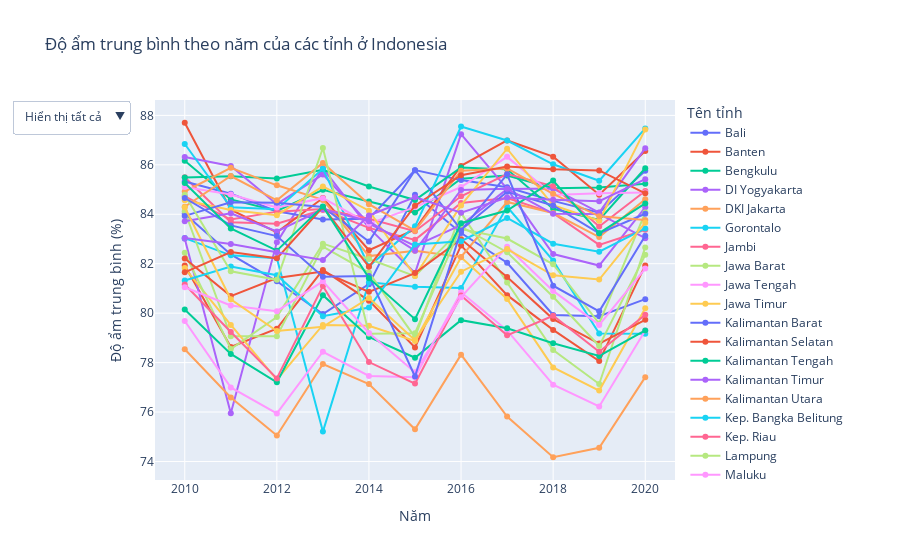

This figure's notebook cell:
### Markdown cell above
### Nhận xét về Độ ẩm (Humid) trong bộ dữ liệu

### Code cell
# Nhóm dữ liệu theo 'year' và 'province_name', sau đó tính trung bình độ ẩm (RH_avg)
df_avg_humidity = df.groupby(['year', 'province_name'])['RH_avg'].mean().reset_index()

# Vẽ biểu đồ tương tác
fig = px.line(df_avg_humidity, x='year', y='RH_avg', color='province_name',
              title='Độ ẩm trung bình theo năm của các tỉnh ở Indonesia',
              labels={'year': 'Năm', 'RH_avg': 'Độ ẩm trung bình (%)', 'province_name': 'Tên tỉnh'},
              markers=True)

fig.update_layout(
    updatemenus=[
        {
            'buttons': [
                {
                    'args': [{'visible': True}],
                    'label': 'Hiển thị tất cả',
                    'method': 'update'
                },
                {
                    'args': [{'visible': 'legendonly'}],
                    'label': 'Ẩn tất cả',
                    'method': 'update'
                }
            ],
            'direction': 'down',
            'showactive': True,
        }
    ]
)

# Hiển thị biểu đồ
fig.show()

### Figure 1 — Plotly figure (JSON) as saved in the notebook; plotly's stock layout.template omitted (floating-point values rounded to 4 significant figures)
{"data": [{"hovertemplate": "Tên tỉnh=Bali<br>Năm=%{x}<br>Độ ẩm trung bình (%)=%{y}<extra></extra>", "legendgroup": "Bali", "line": {"color": "#636efa", "dash": "solid"}, "marker": {"symbol": "circle"}, "mode": "lines+markers", "name": "Bali", "orientation": "v", "showlegend": true, "type": "scatter", "x": [2010, 2011, 2012, 2013, 2014, 2015, 2016, 2017, 2018, 2019, 2020], "xaxis": "x", "y": [84.02, 82.37, 81.29, 79.96, 81.17, 84.79, 83.24, 82.04, 79.93, 79.88, 80.57], "yaxis": "y"}, {"hovertemplate": "Tên tỉnh=Banten<br>Năm=%{x}<br>Độ ẩm trung bình (%)=%{y}<extra></extra>", "legendgroup": "Banten", "line": {"color": "#EF553B", "dash": "solid"}, "marker": {"symbol": "circle"}, "mode": "lines+markers", "name": "Banten", "orientation": "v", "showlegend": true, "type": "scatter", "x": [2010, 2011, 2012, 2013, 2014, 2015, 2016, 2017, 2018, 2019, 2020], "xaxis": "x", "y": [81.93, 78.63, 79.37, 81.75, 80.51, 78.61, 82.74, 80.73, 79.32, 78.06, 81.93], "yaxis": "y"}, {"hovertemplate": "Tên tỉnh=Bengkulu<br>Năm=%{x}<br>Độ ẩm trung bình (%)=%{y}<extra></extra>", "legendgroup": "Bengkulu", "line": {"color": "#00cc96", "dash": "solid"}, "marker": {"symbol": "circle"}, "mode": "lines+markers", "name": "Bengkulu", "orientation": "v", "showlegend": true, "type": "scatter", "x": [2010, 2011, 2012, 2013, 2014, 2015, 2016, 2017, 2018, 2019, 2020], "xaxis": "x", "y": [86.17, 84.6, 84.13, 84.99, 84.52, 84.07, 85.44, 85.57, 85.05, 85.08, 85.24], "yaxis": "y"}, {"hovertemplate": "Tên tỉnh=DI Yogyakarta<br>Năm=%{x}<br>Độ ẩm trung bình (%)=%{y}<extra></extra>", "legendgroup": "DI Yogyakarta", "line": {"color": "#ab63fa", "dash": "solid"}, "marker": {"symbol": "circle"}, "mode": "lines+markers", "name": "DI Yogyakarta", "orientation": "v", "showlegend": true, "type": "scatter", "x": [2010, 2011, 2012, 2013, 2014, 2015, 2016, 2017, 2018, 2019, 2020], "xaxis": "x", "y": [83.01, 75.96, 82.86, 85.86, 83.45, 81.62, 87.24, 85.02, 82.39, 81.93, 84.28], "yaxis": "y"}, {"hovertemplate": "Tên tỉnh=DKI Jakarta<br>Năm=%{x}<br>Độ ẩm trung bình (%)=%{y}<extra></extra>", "legendgroup": "DKI Jakarta", "line": {"color": "#FFA15A", "dash": "solid"}, "marker": {"symbol": "circle"}, "mode": "lines+markers", "name": "DKI Jakarta", "orientation": "v", "showlegend": true, "type": "scatter", "x": [2010, 2011, 2012, 2013, 2014, 2015, 2016, 2017, 2018, 2019, 2020], "xaxis": "x", "y": [78.54, 76.59, 75.05, 77.94, 77.13, 75.3, 78.32, 75.82, 74.17, 74.55, 77.41], "yaxis": "y"}, {"hovertemplate": "Tên tỉnh=Gorontalo<br>Năm=%{x}<br>Độ ẩm trung bình (%)=%{y}<extra></extra>", "legendgroup": "Gorontalo", "line": {"color": "#19d3f3", "dash": "solid"}, "marker": {"symbol": "circle"}, "mode": "lines+markers", "name": "Gorontalo", "orientation": "v", "showlegend": true, "type": "scatter", "x": [2010, 2011, 2012, 2013, 2014, 2015, 2016, 2017, 2018, 2019, 2020], "xaxis": "x", "y": [83.04, 82.34, 82.22, 75.21, 81.25, 81.06, 81.01, 84.31, 82.13, 79.18, 79.17], "yaxis": "y"}, {"hovertemplate": "Tên tỉnh=Jambi<br>Năm=%{x}<br>Độ ẩm trung bình (%)=%{y}<extra></extra>", "legendgroup": "Jambi", "line": {"color": "#FF6692", "dash": "solid"}, "marker": {"symbol": "circle"}, "mode": "lines+markers", "name": "Jambi", "orientation": "v", "showlegend": true, "type": "scatter", "x": [2010, 2011, 2012, 2013, 2014, 2015, 2016, 2017, 2018, 2019, 2020], "xaxis": "x", "y": [85.5, 83.68, 83.62, 84.18, 83.45, 82.96, 84.46, 84.65, 84.04, 82.76, 83.37], "yaxis": "y"}, {"hovertemplate": "Tên tỉnh=Jawa Barat<br>Năm=%{x}<br>Độ ẩm trung bình (%)=%{y}<extra></extra>", "legendgroup": "Jawa Barat", "line": {"color": "#B6E880", "dash": "solid"}, "marker": {"symbol": "circle"}, "mode": "lines+markers", "name": "Jawa Barat", "orientation": "v", "showlegend": true, "type": "scatter", "x": [2010, 2011, 2012, 2013, 2014, 2015, 2016, 2017, 2018, 2019, 2020], "xaxis": "x", "y": [84.12, 79.06, 79.07, 82.69, 81.64, 79.03, 84.06, 81.24, 78.5, 77.14, 82.66], "yaxis": "y"}, {"hovertemplate": "Tên tỉnh=Jawa Tengah<br>Năm=%{x}<br>Độ ẩm trung bình (%)=%{y}<extra></extra>", "legendgroup": "Jawa Tengah", "line": {"color": "#FF97FF", "dash": "solid"}, "marker": {"symbol": "circle"}, "mode": "lines+markers", "name": "Jawa Tengah", "orientation": "v", "showlegend": true, "type": "scatter", "x": [2010, 2011, 2012, 2013, 2014, 2015, 2016, 2017, 2018, 2019, 2020], "xaxis": "x", "y": [79.68, 77.0, 75.94, 78.44, 77.46, 77.41, 80.85, 79.3, 77.11, 76.23, 79.3], "yaxis": "y"}, {"hovertemplate": "Tên tỉnh=Jawa Timur<br>Năm=%{x}<br>Độ ẩm trung bình (%)=%{y}<extra></extra>", "legendgroup": "Jawa Timur", "line": {"color": "#FECB52", "dash": "solid"}, "marker": {"symbol": "circle"}, "mode": "lines+markers", "name": "Jawa Timur", "orientation": "v", "showlegend": true, "type": "scatter", "x": [2010, 2011, 2012, 2013, 2014, 2015, 2016, 2017, 2018, 2019, 2020], "xaxis": "x", "y": [81.82, 79.52, 77.31, 79.52, 79.49, 78.88, 82.26, 80.58, 77.81, 76.87, 80.2], "yaxis": "y"}, {"hovertemplate": "Tên tỉnh=Kalimantan Barat<br>Năm=%{x}<br>Độ ẩm trung bình (%)=%{y}<extra></extra>", "legendgroup": "Kalimantan Barat", "line": {"color": "#636efa", "dash": "solid"}, "marker": {"symbol": "circle"}, "mode": "lines+markers", "name": "Kalimantan Barat", "orientation": "v", "showlegend": true, "type": "scatter", "x": [2010, 2011, 2012, 2013, 2014, 2015, 2016, 2017, 2018, 2019, 2020], "xaxis": "x", "y": [85.33, 84.83, 84.13, 83.79, 83.82, 85.79, 85.38, 85.1, 84.54, 84.06, 85.76], "yaxis": "y"}, {"hovertemplate": "Tên tỉnh=Kalimantan Selatan<br>Năm=%{x}<br>Độ ẩm trung bình (%)=%{y}<extra></extra>", "legendgroup": "Kalimantan Selatan", "line": {"color": "#EF553B", "dash": "solid"}, "marker": {"symbol": "circle"}, "mode": "lines+markers", "name": "Kalimantan Selatan", "orientation": "v", "showlegend": true, "type": "scatter", "x": [2010, 2011, 2012, 2013, 2014, 2015, 2016, 2017, 2018, 2019, 2020], "xaxis": "x", "y": [87.7, 84.19, 83.27, 84.66, 82.54, 83.39, 85.96, 86.99, 86.33, 84.79, 86.56], "yaxis": "y"}, {"hovertemplate": "Tên tỉnh=Kalimantan Tengah<br>Năm=%{x}<br>Độ ẩm trung bình (%)=%{y}<extra></extra>", "legendgroup": "Kalimantan Tengah", "line": {"color": "#00cc96", "dash": "solid"}, "marker": {"symbol": "circle"}, "mode": "lines+markers", "name": "Kalimantan Tengah", "orientation": "v", "showlegend": true, "type": "scatter", "x": [2010, 2011, 2012, 2013, 2014, 2015, 2016, 2017, 2018, 2019, 2020], "xaxis": "x", "y": [85.49, 85.54, 85.45, 85.8, 85.12, 84.57, 85.89, 85.82, 84.22, 83.77, 85.86], "yaxis": "y"}, {"hovertemplate": "Tên tỉnh=Kalimantan Timur<br>Năm=%{x}<br>Độ ẩm trung bình (%)=%{y}<extra></extra>", "legendgroup": "Kalimantan Timur", "line": {"color": "#ab63fa", "dash": "solid"}, "marker": {"symbol": "circle"}, "mode": "lines+markers", "name": "Kalimantan Timur", "orientation": "v", "showlegend": true, "type": "scatter", "x": [2010, 2011, 2012, 2013, 2014, 2015, 2016, 2017, 2018, 2019, 2020], "xaxis": "x", "y": [86.31, 85.95, 84.41, 85.61, 83.62, 82.72, 83.56, 85.02, 85.04, 84.07, 86.67], "yaxis": "y"}, {"hovertemplate": "Tên tỉnh=Kalimantan Utara<br>Năm=%{x}<br>Độ ẩm trung bình (%)=%{y}<extra></extra>", "legendgroup": "Kalimantan Utara", "line": {"color": "#FFA15A", "dash": "solid"}, "marker": {"symbol": "circle"}, "mode": "lines+markers", "name": "Kalimantan Utara", "orientation": "v", "showlegend": true, "type": "scatter", "x": [2010, 2011, 2012, 2013, 2014, 2015, 2016, 2017, 2018, 2019, 2020], "xaxis": "x", "y": [84.92, 85.88, 85.17, 84.58, 82.31, 82.52, 82.28, 84.5, 84.05, 83.08, 84.6], "yaxis": "y"}, {"hovertemplate": "Tên tỉnh=Kep. Bangka Belitung<br>Năm=%{x}<br>Độ ẩm trung bình (%)=%{y}<extra></extra>", "legendgroup": "Kep. Bangka Belitung", "line": {"color": "#19d3f3", "dash": "solid"}, "marker": {"symbol": "circle"}, "mode": "lines+markers", "name": "Kep. Bangka Belitung", "orientation": "v", "showlegend": true, "type": "scatter", "x": [2010, 2011, 2012, 2013, 2014, 2015, 2016, 2017, 2018, 2019, 2020], "xaxis": "x", "y": [86.84, 84.29, 84.21, 85.84, 81.89, 83.51, 87.55, 86.98, 86.02, 85.36, 87.47], "yaxis": "y"}, {"hovertemplate": "Tên tỉnh=Kep. Riau<br>Năm=%{x}<br>Độ ẩm trung bình (%)=%{y}<extra></extra>", "legendgroup": "Kep. Riau", "line": {"color": "#FF6692", "dash": "solid"}, "marker": {"symbol": "circle"}, "mode": "lines+markers", "name": "Kep. Riau", "orientation": "v", "showlegend": true, "type": "scatter", "x": [2010, 2011, 2012, 2013, 2014, 2015, 2016, 2017, 2018, 2019, 2020], "xaxis": "x", "y": [84.73, 83.79, 84.11, 84.21, 83.82, 83.31, 84.73, 85.63, 85.14, 83.51, 84.94], "yaxis": "y"}, {"hovertemplate": "Tên tỉnh=Lampung<br>Năm=%{x}<br>Độ ẩm trung bình (%)=%{y}<extra></extra>", "legendgroup": "Lampung", "line": {"color": "#B6E880", "dash": "solid"}, "marker": {"symbol": "circle"}, "mode": "lines+markers", "name": "Lampung", "orientation": "v", "showlegend": true, "type": "scatter", "x": [2010, 2011, 2012, 2013, 2014, 2015, 2016, 2017, 2018, 2019, 2020], "xaxis": "x", "y": [82.44, 78.55, 79.84, 82.81, 82.19, 81.5, 83.4, 83.02, 81.98, 79.58, 84.07], "yaxis": "y"}, {"hovertemplate": "Tên tỉnh=Maluku<br>Năm=%{x}<br>Độ ẩm trung bình (%)=%{y}<extra></extra>", "legendgroup": "Maluku", "line": {"color": "#FF97FF", "dash": "solid"}, "marker": {"symbol": "circle"}, "mode": "lines+markers", "name": "Maluku", "orientation": "v", "showlegend": true, "type": "scatter", "x": [2010, 2011, 2012, 2013, 2014, 2015, 2016, 2017, 2018, 2019, 2020], "xaxis": "x", "y": [85.1, 84.8, 84.28, 84.65, 83.62, 84.29, 85.1, 86.32, 84.78, 84.85, 84.88], "yaxis": "y"}, {"hovertemplate": "Tên tỉnh=Maluku Utara<br>Năm=%{x}<br>Độ ẩm trung bình (%)=%{y}<extra></extra>", "legendgroup": "Maluku Utara", "line": {"color": "#FECB52", "dash": "solid"}, "marker": {"symbol": "circle"}, "mode": "lines+markers", "name": "Maluku Utara", "orientation": "v", "showlegend": true, "type": "scatter", "x": [2010, 2011, 2012, 2013, 2014, 2015, 2016, 2017, 2018, 2019, 2020], "xaxis": "x", "y": [84.57, 84.17, 83.96, 85.12, 84.15, 81.51, 84.36, 86.65, 84.36, 83.74, 87.43], "yaxis": "y"}, {"hovertemplate": "Tên tỉnh=Nanggroe Aceh Darussalam<br>Năm=%{x}<br>Độ ẩm trung bình (%)=%{y}<extra></extra>", "legendgroup": "Nanggroe Aceh Darussalam", "line": {"color": "#636efa", "dash": "solid"}, "marker": {"symbol": "circle"}, "mode": "lines+markers", "name": "Nanggroe Aceh Darussalam", "orientation": "v", "showlegend": true, "type": "scatter", "x": [2010, 2011, 2012, 2013, 2014, 2015, 2016, 2017, 2018, 2019, 2020], "xaxis": "x", "y": [83.93, 84.48, 84.46, 84.29, 82.89, 85.78, 83.37, 84.91, 84.36, 83.23, 84.02], "yaxis": "y"}, {"hovertemplate": "Tên tỉnh=Nusa Tenggara Barat<br>Năm=%{x}<br>Độ ẩm trung bình (%)=%{y}<extra></extra>", "legendgroup": "Nusa Tenggara Barat", "line": {"color": "#EF553B", "dash": "solid"}, "marker": {"symbol": "circle"}, "mode": "lines+markers", "name": "Nusa Tenggara Barat", "orientation": "v", "showlegend": true, "type": "scatter", "x": [2010, 2011, 2012, 2013, 2014, 2015, 2016, 2017, 2018, 2019, 2020], "xaxis": "x", "y": [82.21, 80.69, 81.42, 81.68, 80.86, 81.62, 82.99, 81.46, 79.76, 78.77, 79.73], "yaxis": "y"}, {"hovertemplate": "Tên tỉnh=Nusa Tenggara Timur<br>Năm=%{x}<br>Độ ẩm trung bình (%)=%{y}<extra></extra>", "legendgroup": "Nusa Tenggara Timur", "line": {"color": "#00cc96", "dash": "solid"}, "marker": {"symbol": "circle"}, "mode": "lines+markers", "name": "Nusa Tenggara Timur", "orientation": "v", "showlegend": true, "type": "scatter", "x": [2010, 2011, 2012, 2013, 2014, 2015, 2016, 2017, 2018, 2019, 2020], "xaxis": "x", "y": [80.14, 78.35, 77.2, 80.73, 79.04, 78.2, 79.72, 79.39, 78.78, 78.27, 79.3], "yaxis": "y"}, {"hovertemplate": "Tên tỉnh=Papua<br>Năm=%{x}<br>Độ ẩm trung bình (%)=%{y}<extra></extra>", "legendgroup": "Papua", "line": {"color": "#ab63fa", "dash": "solid"}, "marker": {"symbol": "circle"}, "mode": "lines+markers", "name": "Papua", "orientation": "v", "showlegend": true, "type": "scatter", "x": [2010, 2011, 2012, 2013, 2014, 2015, 2016, 2017, 2018, 2019, 2020], "xaxis": "x", "y": [83.72, 84.04, 83.31, 84.2, 83.72, 82.53, 84.99, 85.03, 84.02, 84.01, 83.03], "yaxis": "y"}, {"hovertemplate": "Tên tỉnh=Papua Barat<br>Năm=%{x}<br>Độ ẩm trung bình (%)=%{y}<extra></extra>", "legendgroup": "Papua Barat", "line": {"color": "#FFA15A", "dash": "solid"}, "marker": {"symbol": "circle"}, "mode": "lines+markers", "name": "Papua Barat", "orientation": "v", "showlegend": true, "type": "scatter", "x": [2010, 2011, 2012, 2013, 2014, 2015, 2016, 2017, 2018, 2019, 2020], "xaxis": "x", "y": [84.31, 85.55, 84.56, 86.08, 84.41, 83.34, 85.76, 85.85, 84.83, 83.92, 83.77], "yaxis": "y"}, {"hovertemplate": "Tên tỉnh=Riau<br>Năm=%{x}<br>Độ ẩm trung bình (%)=%{y}<extra></extra>", "legendgroup": "Riau", "line": {"color": "#19d3f3", "dash": "solid"}, "marker": {"symbol": "circle"}, "mode": "lines+markers", "name": "Riau", "orientation": "v", "showlegend": true, "type": "scatter", "x": [2010, 2011, 2012, 2013, 2014, 2015, 2016, 2017, 2018, 2019, 2020], "xaxis": "x", "y": [81.32, 81.89, 81.53, 79.88, 80.23, 82.78, 82.91, 83.85, 82.81, 82.49, 83.43], "yaxis": "y"}, {"hovertemplate": "Tên tỉnh=Sulawesi Barat<br>Năm=%{x}<br>Độ ẩm trung bình (%)=%{y}<extra></extra>", "legendgroup": "Sulawesi Barat", "line": {"color": "#FF6692", "dash": "solid"}, "marker": {"symbol": "circle"}, "mode": "lines+markers", "name": "Sulawesi Barat", "orientation": "v", "showlegend": true, "type": "scatter", "x": [2010, 2011, 2012, 2013, 2014, 2015, 2016, 2017, 2018, 2019, 2020], "xaxis": "x", "y": [81.16, 79.24, 77.36, 81.1, 78.02, 77.15, 80.72, 79.1, 79.9, 78.44, 79.93], "yaxis": "y"}, {"hovertemplate": "Tên tỉnh=Sulawesi Selatan<br>Năm=%{x}<br>Độ ẩm trung bình (%)=%{y}<extra></extra>", "legendgroup": "Sulawesi Selatan", "line": {"color": "#B6E880", "dash": "solid"}, "marker": {"symbol": "circle"}, "mode": "lines+markers", "name": "Sulawesi Selatan", "orientation": "v", "showlegend": true, "type": "scatter", "x": [2010, 2011, 2012, 2013, 2014, 2015, 2016, 2017, 2018, 2019, 2020], "xaxis": "x", "y": [84.79, 81.69, 81.35, 86.68, 79.16, 79.19, 83.5, 82.47, 80.66, 78.67, 82.36], "yaxis": "y"}, {"hovertemplate": "Tên tỉnh=Sulawesi Tengah<br>Năm=%{x}<br>Độ ẩm trung bình (%)=%{y}<extra></extra>", "legendgroup": "Sulawesi Tengah", "line": {"color": "#FF97FF", "dash": "solid"}, "marker": {"symbol": "circle"}, "mode": "lines+markers", "name": "Sulawesi Tengah", "orientation": "v", "showlegend": true, "type": "scatter", "x": [2010, 2011, 2012, 2013, 2014, 2015, 2016, 2017, 2018, 2019, 2020], "xaxis": "x", "y": [81.05, 80.31, 80.08, 81.29, 79.2, 77.61, 80.65, 82.69, 80.9, 79.53, 81.8], "yaxis": "y"}, {"hovertemplate": "Tên tỉnh=Sulawesi Tenggara<br>Năm=%{x}<br>Độ ẩm trung bình (%)=%{y}<extra></extra>", "legendgroup": "Sulawesi Tenggara", "line": {"color": "#FECB52", "dash": "solid"}, "marker": {"symbol": "circle"}, "mode": "lines+markers", "name": "Sulawesi Tenggara", "orientation": "v", "showlegend": true, "type": "scatter", "x": [2010, 2011, 2012, 2013, 2014, 2015, 2016, 2017, 2018, 2019, 2020], "xaxis": "x", "y": [84.29, 80.56, 79.28, 79.45, 80.61, 78.9, 81.68, 82.59, 81.53, 81.36, 83.66], "yaxis": "y"}, {"hovertemplate": "Tên tỉnh=Sulawesi Utara<br>Năm=%{x}<br>Độ ẩm trung bình (%)=%{y}<extra></extra>", "legendgroup": "Sulawesi Utara", "line": {"color": "#636efa", "dash": "solid"}, "marker": {"symbol": "circle"}, "mode": "lines+markers", "name": "Sulawesi Utara", "orientation": "v", "showlegend": true, "type": "scatter", "x": [2010, 2011, 2012, 2013, 2014, 2015, 2016, 2017, 2018, 2019, 2020], "xaxis": "x", "y": [84.66, 83.55, 83.12, 81.47, 81.51, 77.44, 83.34, 85.61, 81.11, 80.07, 83.13], "yaxis": "y"}, {"hovertemplate": "Tên tỉnh=Sumatera Barat<br>Năm=%{x}<br>Độ ẩm trung bình (%)=%{y}<extra></extra>", "legendgroup": "Sumatera Barat", "line": {"color": "#EF553B", "dash": "solid"}, "marker": {"symbol": "circle"}, "mode": "lines+markers", "name": "Sumatera Barat", "orientation": "v", "showlegend": true, "type": "scatter", "x": [2010, 2011, 2012, 2013, 2014, 2015, 2016, 2017, 2018, 2019, 2020], "xaxis": "x", "y": [81.65, 82.47, 82.22, 84.29, 81.88, 84.35, 85.58, 85.93, 85.82, 85.77, 84.85], "yaxis": "y"}, {"hovertemplate": "Tên tỉnh=Sumatera Selatan<br>Năm=%{x}<br>Độ ẩm trung bình (%)=%{y}<extra></extra>", "legendgroup": "Sumatera Selatan", "line": {"color": "#00cc96", "dash": "solid"}, "marker": {"symbol": "circle"}, "mode": "lines+markers", "name": "Sumatera Selatan", "orientation": "v", "showlegend": true, "type": "scatter", "x": [2010, 2011, 2012, 2013, 2014, 2015, 2016, 2017, 2018, 2019, 2020], "xaxis": "x", "y": [85.27, 83.43, 82.53, 84.32, 81.42, 79.75, 83.64, 84.15, 85.36, 83.24, 84.44], "yaxis": "y"}, {"hovertemplate": "Tên tỉnh=Sumatera Utara<br>Năm=%{x}<br>Độ ẩm trung bình (%)=%{y}<extra></extra>", "legendgroup": "Sumatera Utara", "line": {"color": "#ab63fa", "dash": "solid"}, "marker": {"symbol": "circle"}, "mode": "lines+markers", "name": "Sumatera Utara", "orientation": "v", "showlegend": true, "type": "scatter", "x": [2010, 2011, 2012, 2013, 2014, 2015, 2016, 2017, 2018, 2019, 2020], "xaxis": "x", "y": [83.04, 82.8, 82.46, 82.15, 83.95, 84.69, 84.06, 84.67, 84.59, 84.53, 85.42], "yaxis": "y"}], "layout": {"legend": {"title": {"text": "Tên tỉnh"}, "tracegroupgap": 0}, "title": {"text": "Độ ẩm trung bình theo năm của các tỉnh ở Indonesia"}, "updatemenus": [{"buttons": [{"args": [{"visible": true}], "label": "Hiển thị tất cả", "method": "update"}, {"args": [{"visible": "legendonly"}], "label": "Ẩn tất cả", "method": "update"}], "direction": "down", "showactive": true}], "xaxis": {"anchor": "y", "domain": [0, 1], "title": {"text": "Năm"}}, "yaxis": {"anchor": "x", "domain": [0, 1], "title": {"text": "Độ ẩm trung bình (%)"}}}}
